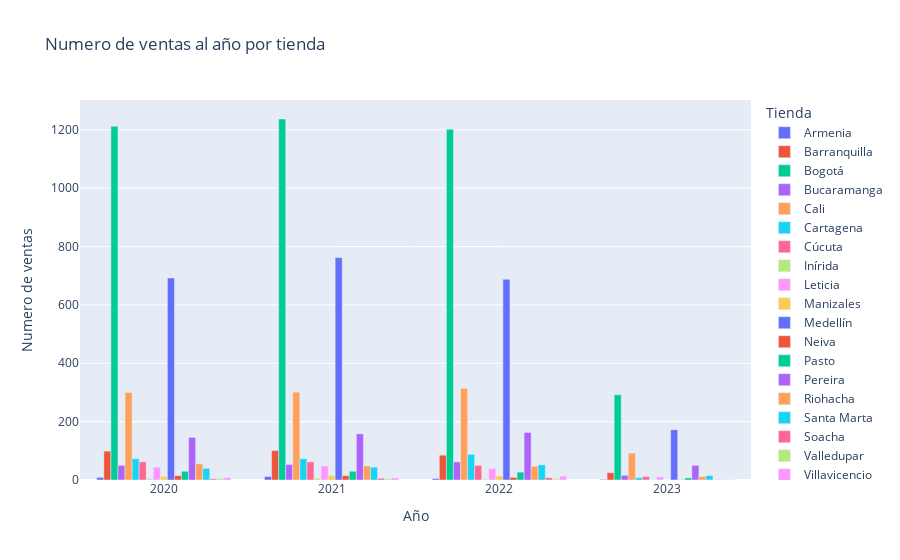

This figure's notebook cell:
### Code cell
import plotly.graph_objects as go

tiendas_plot = pivot_numero_de_ventas_al_anio.index.tolist()
anos_plot_n = pivot_numero_de_ventas_al_anio.columns.tolist()

# Crear una figura inicial con la primera tienda
fig = go.Figure()

# Agregar trazas para cada tienda
for local in pivot_numero_de_ventas_al_anio.index:
    fig.add_trace(go.Bar(
        x=anos_plot_n,
        y=pivot_numero_de_ventas_al_anio.loc[local],  
        name=local,  # Nombre de la tienda
    ))

# Configurar el diseño del gráfico
fig.update_layout(
    title="Numero de ventas al año por tienda",
    xaxis_title="Año",
    yaxis_title="Numero de ventas",
    barmode= "group",
    legend_title="Tienda",
      
)

### Figure 1 — Plotly figure (JSON) as saved in the notebook; plotly's stock layout.template omitted (floating-point values rounded to 4 significant figures)
{"data": [{"name": "Armenia", "type": "bar", "x": [2020, 2021, 2022, 2023], "y": [9.0, 12.0, 5.0, 2.0]}, {"name": "Barranquilla", "type": "bar", "x": [2020, 2021, 2022, 2023], "y": [99.0, 101.0, 85.0, 25.0]}, {"name": "Bogotá", "type": "bar", "x": [2020, 2021, 2022, 2023], "y": [1212.0, 1237.0, 1202.0, 292.0]}, {"name": "Bucaramanga", "type": "bar", "x": [2020, 2021, 2022, 2023], "y": [50.0, 53.0, 62.0, 16.0]}, {"name": "Cali", "type": "bar", "x": [2020, 2021, 2022, 2023], "y": [300.0, 301.0, 314.0, 92.0]}, {"name": "Cartagena", "type": "bar", "x": [2020, 2021, 2022, 2023], "y": [73.0, 73.0, 88.0, 8.0]}, {"name": "Cúcuta", "type": "bar", "x": [2020, 2021, 2022, 2023], "y": [62.0, 62.0, 50.0, 12.0]}, {"name": "Inírida", "type": "bar", "x": [2020, 2021, 2022, 2023], "y": [4.0, 6.0, 3.0, 1.0]}, {"name": "Leticia", "type": "bar", "x": [2020, 2021, 2022, 2023], "y": [44.0, 48.0, 39.0, 11.0]}, {"name": "Manizales", "type": "bar", "x": [2020, 2021, 2022, 2023], "y": [12.0, 15.0, 14.0, 0.0]}, {"name": "Medellín", "type": "bar", "x": [2020, 2021, 2022, 2023], "y": [692.0, 762.0, 688.0, 172.0]}, {"name": "Neiva", "type": "bar", "x": [2020, 2021, 2022, 2023], "y": [15.0, 15.0, 9.0, 1.0]}, {"name": "Pasto", "type": "bar", "x": [2020, 2021, 2022, 2023], "y": [30.0, 30.0, 27.0, 7.0]}, {"name": "Pereira", "type": "bar", "x": [2020, 2021, 2022, 2023], "y": [146.0, 158.0, 163.0, 50.0]}, {"name": "Riohacha", "type": "bar", "x": [2020, 2021, 2022, 2023], "y": [56.0, 48.0, 47.0, 12.0]}, {"name": "Santa Marta", "type": "bar", "x": [2020, 2021, 2022, 2023], "y": [40.0, 44.0, 52.0, 15.0]}, {"name": "Soacha", "type": "bar", "x": [2020, 2021, 2022, 2023], "y": [4.0, 6.0, 8.0, 1.0]}, {"name": "Valledupar", "type": "bar", "x": [2020, 2021, 2022, 2023], "y": [5.0, 4.0, 4.0, 1.0]}, {"name": "Villavicencio", "type": "bar", "x": [2020, 2021, 2022, 2023], "y": [8.0, 7.0, 13.0, 1.0]}], "layout": {"barmode": "group", "legend": {"title": {"text": "Tienda"}}, "title": {"text": "Numero de ventas al año por tienda"}, "xaxis": {"title": {"text": "Año"}}, "yaxis": {"title": {"text": "Numero de ventas"}}}}
